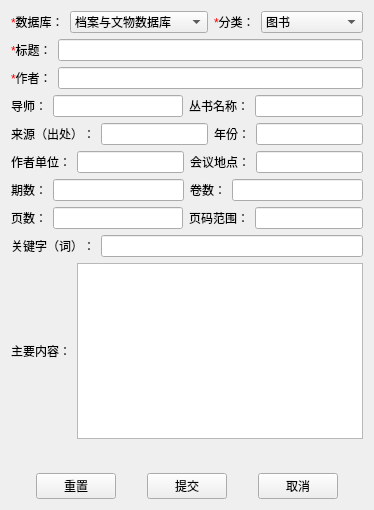
<?xml version="1.0" encoding="UTF-8"?>
<ui version="4.0">
 <class>InsertDetailWidget</class>
 <widget class="QWidget" name="InsertDetailWidget">
  <property name="geometry">
   <rect>
    <x>0</x>
    <y>0</y>
    <width>368</width>
    <height>510</height>
   </rect>
  </property>
  <property name="windowTitle">
   <string>Form</string>
  </property>
  <property name="windowIcon">
   <iconset>
    <normalon>:/PIC/成.gif</normalon>
   </iconset>
  </property>
  <layout class="QVBoxLayout" name="verticalLayout">
   <item>
    <layout class="QHBoxLayout" name="horizontalLayout_16">
     <item>
      <layout class="QHBoxLayout" name="horizontalLayout" stretch="0,2">
       <item>
        <widget class="QLabel" name="label">
         <property name="text">
          <string>&lt;html&gt;&lt;head/&gt;&lt;body&gt;&lt;p&gt;&lt;span style=&quot; color:#ff0000;&quot;&gt;*&lt;/span&gt;数据库：&lt;/p&gt;&lt;/body&gt;&lt;/html&gt;</string>
         </property>
        </widget>
       </item>
       <item>
        <widget class="QComboBox" name="comboBox_DB">
         <item>
          <property name="text">
           <string>档案与文物数据库</string>
          </property>
         </item>
         <item>
          <property name="text">
           <string>古代史料数据库</string>
          </property>
         </item>
         <item>
          <property name="text">
           <string>域外文献数据库</string>
          </property>
         </item>
         <item>
          <property name="text">
           <string>现代研究文献数据库</string>
          </property>
         </item>
        </widget>
       </item>
      </layout>
     </item>
     <item>
      <layout class="QHBoxLayout" name="horizontalLayout_2">
       <item>
        <widget class="QLabel" name="label_2">
         <property name="text">
          <string>&lt;html&gt;&lt;head/&gt;&lt;body&gt;&lt;p&gt;&lt;span style=&quot; color:#ff0000;&quot;&gt;*&lt;/span&gt;分类：&lt;/p&gt;&lt;/body&gt;&lt;/html&gt;</string>
         </property>
        </widget>
       </item>
       <item>
        <widget class="QComboBox" name="comboBox_FL">
         <item>
          <property name="text">
           <string>图书</string>
          </property>
         </item>
         <item>
          <property name="text">
           <string>期刊</string>
          </property>
         </item>
         <item>
          <property name="text">
           <string>报纸</string>
          </property>
         </item>
         <item>
          <property name="text">
           <string>学位论文</string>
          </property>
         </item>
         <item>
          <property name="text">
           <string>会议论文</string>
          </property>
         </item>
         <item>
          <property name="text">
           <string>调研报告</string>
          </property>
         </item>
         <item>
          <property name="text">
           <string>外国学者研究</string>
          </property>
         </item>
        </widget>
       </item>
      </layout>
     </item>
    </layout>
   </item>
   <item>
    <layout class="QHBoxLayout" name="horizontalLayout_17">
     <item>
      <layout class="QHBoxLayout" name="horizontalLayout_3">
       <item>
        <widget class="QLabel" name="label_3">
         <property name="text">
          <string>&lt;html&gt;&lt;head/&gt;&lt;body&gt;&lt;p&gt;&lt;span style=&quot; color:#ff0000;&quot;&gt;*&lt;/span&gt;标题：&lt;/p&gt;&lt;/body&gt;&lt;/html&gt;</string>
         </property>
        </widget>
       </item>
       <item>
        <widget class="QLineEdit" name="lineEdit_Title"/>
       </item>
      </layout>
     </item>
    </layout>
   </item>
   <item>
    <layout class="QHBoxLayout" name="horizontalLayout_4">
     <item>
      <widget class="QLabel" name="label_4">
       <property name="text">
        <string>&lt;html&gt;&lt;head/&gt;&lt;body&gt;&lt;p&gt;&lt;span style=&quot; color:#ff0000;&quot;&gt;*&lt;/span&gt;作者：&lt;/p&gt;&lt;/body&gt;&lt;/html&gt;</string>
       </property>
      </widget>
     </item>
     <item>
      <widget class="QLineEdit" name="lineEdit_Author"/>
     </item>
    </layout>
   </item>
   <item>
    <layout class="QHBoxLayout" name="horizontalLayout_12">
     <item>
      <widget class="QLabel" name="label_16">
       <property name="text">
        <string>导师：</string>
       </property>
      </widget>
     </item>
     <item>
      <widget class="QLineEdit" name="lineEdit_Teacher"/>
     </item>
     <item>
      <layout class="QHBoxLayout" name="horizontalLayout_14">
       <item>
        <widget class="QLabel" name="label_14">
         <property name="text">
          <string>丛书名称：</string>
         </property>
        </widget>
       </item>
       <item>
        <widget class="QLineEdit" name="lineEdit_Series"/>
       </item>
      </layout>
     </item>
    </layout>
   </item>
   <item>
    <layout class="QHBoxLayout" name="horizontalLayout_18">
     <item>
      <layout class="QHBoxLayout" name="horizontalLayout_5">
       <item>
        <widget class="QLabel" name="label_5">
         <property name="text">
          <string>&lt;html&gt;&lt;head/&gt;&lt;body&gt;&lt;p&gt;来源（出处）：&lt;/p&gt;&lt;/body&gt;&lt;/html&gt;</string>
         </property>
        </widget>
       </item>
       <item>
        <widget class="QLineEdit" name="lineEdit_Source"/>
       </item>
      </layout>
     </item>
     <item>
      <layout class="QHBoxLayout" name="horizontalLayout_6">
       <item>
        <widget class="QLabel" name="label_6">
         <property name="text">
          <string>&lt;html&gt;&lt;head/&gt;&lt;body&gt;&lt;p&gt;年份：&lt;/p&gt;&lt;/body&gt;&lt;/html&gt;</string>
         </property>
        </widget>
       </item>
       <item>
        <widget class="QLineEdit" name="lineEdit_Year"/>
       </item>
      </layout>
     </item>
    </layout>
   </item>
   <item>
    <layout class="QHBoxLayout" name="horizontalLayout_19">
     <item>
      <layout class="QHBoxLayout" name="horizontalLayout_13">
       <item>
        <widget class="QLabel" name="label_13">
         <property name="text">
          <string>作者单位：</string>
         </property>
        </widget>
       </item>
       <item>
        <widget class="QLineEdit" name="lineEdit_AuthorUnit"/>
       </item>
      </layout>
     </item>
     <item>
      <layout class="QHBoxLayout" name="horizontalLayout_8">
       <item>
        <widget class="QLabel" name="label_15">
         <property name="text">
          <string>会议地点：</string>
         </property>
        </widget>
       </item>
       <item>
        <widget class="QLineEdit" name="lineEdit_Venue"/>
       </item>
      </layout>
     </item>
    </layout>
   </item>
   <item>
    <layout class="QHBoxLayout" name="horizontalLayout_20">
     <item>
      <layout class="QHBoxLayout" name="horizontalLayout_11">
       <item>
        <widget class="QLabel" name="label_12">
         <property name="text">
          <string>期数：</string>
         </property>
        </widget>
       </item>
       <item>
        <widget class="QLineEdit" name="lineEdit_Periods"/>
       </item>
      </layout>
     </item>
     <item>
      <layout class="QHBoxLayout" name="horizontalLayout_7">
       <item>
        <widget class="QLabel" name="label_11">
         <property name="text">
          <string>卷数：</string>
         </property>
        </widget>
       </item>
       <item>
        <widget class="QLineEdit" name="lineEdit_Volumn"/>
       </item>
      </layout>
     </item>
    </layout>
   </item>
   <item>
    <layout class="QHBoxLayout" name="horizontalLayout_21">
     <item>
      <layout class="QHBoxLayout" name="horizontalLayout_10">
       <item>
        <widget class="QLabel" name="label_9">
         <property name="text">
          <string>页数：</string>
         </property>
        </widget>
       </item>
       <item>
        <widget class="QLineEdit" name="lineEdit_Pages"/>
       </item>
      </layout>
     </item>
     <item>
      <layout class="QHBoxLayout" name="horizontalLayout_9">
       <item>
        <widget class="QLabel" name="label_10">
         <property name="text">
          <string>页码范围：</string>
         </property>
        </widget>
       </item>
       <item>
        <widget class="QLineEdit" name="lineEdit_Atpage"/>
       </item>
      </layout>
     </item>
    </layout>
   </item>
   <item>
    <layout class="QHBoxLayout" name="horizontalLayout_15">
     <item>
      <widget class="QLabel" name="label_7">
       <property name="text">
        <string>关键字（词）：</string>
       </property>
      </widget>
     </item>
     <item>
      <widget class="QLineEdit" name="lineEdit_Keywords"/>
     </item>
    </layout>
   </item>
   <item>
    <layout class="QHBoxLayout" name="horizontalLayout_22">
     <item>
      <widget class="QLabel" name="label_8">
       <property name="text">
        <string>主要内容：</string>
       </property>
       <property name="alignment">
        <set>Qt::AlignLeading|Qt::AlignLeft|Qt::AlignVCenter</set>
       </property>
      </widget>
     </item>
     <item>
      <widget class="QTextEdit" name="textEdit_Abstract"/>
     </item>
    </layout>
   </item>
   <item>
    <layout class="QHBoxLayout" name="horizontalLayout_24" stretch="0,5,0">
     <item>
      <widget class="QPushButton" name="btn_File">
       <property name="maximumSize">
        <size>
         <width>58</width>
         <height>16777215</height>
        </size>
       </property>
       <property name="styleSheet">
        <string notr="true">QPushButton:hover{
iconSize:28 28;}</string>
       </property>
       <property name="text">
        <string/>
       </property>
       <property name="icon">
        <iconset>
         <normalon>:/PIC/READPDF.png</normalon>
        </iconset>
       </property>
       <property name="iconSize">
        <size>
         <width>26</width>
         <height>26</height>
        </size>
       </property>
       <property name="flat">
        <bool>true</bool>
       </property>
      </widget>
     </item>
     <item>
      <widget class="QLabel" name="label_File">
       <property name="font">
        <font>
         <pointsize>8</pointsize>
        </font>
       </property>
       <property name="text">
        <string/>
       </property>
       <property name="wordWrap">
        <bool>true</bool>
       </property>
      </widget>
     </item>
     <item>
      <spacer name="horizontalSpacer_5">
       <property name="orientation">
        <enum>Qt::Horizontal</enum>
       </property>
       <property name="sizeHint" stdset="0">
        <size>
         <width>40</width>
         <height>20</height>
        </size>
       </property>
      </spacer>
     </item>
    </layout>
   </item>
   <item>
    <layout class="QHBoxLayout" name="horizontalLayout_23">
     <item>
      <spacer name="horizontalSpacer">
       <property name="orientation">
        <enum>Qt::Horizontal</enum>
       </property>
       <property name="sizeHint" stdset="0">
        <size>
         <width>40</width>
         <height>20</height>
        </size>
       </property>
      </spacer>
     </item>
     <item>
      <widget class="QPushButton" name="btn_Reflesh">
       <property name="text">
        <string>重置</string>
       </property>
      </widget>
     </item>
     <item>
      <spacer name="horizontalSpacer_2">
       <property name="orientation">
        <enum>Qt::Horizontal</enum>
       </property>
       <property name="sizeHint" stdset="0">
        <size>
         <width>40</width>
         <height>20</height>
        </size>
       </property>
      </spacer>
     </item>
     <item>
      <widget class="QPushButton" name="btn_Save">
       <property name="text">
        <string>提交</string>
       </property>
      </widget>
     </item>
     <item>
      <spacer name="horizontalSpacer_4">
       <property name="orientation">
        <enum>Qt::Horizontal</enum>
       </property>
       <property name="sizeHint" stdset="0">
        <size>
         <width>40</width>
         <height>20</height>
        </size>
       </property>
      </spacer>
     </item>
     <item>
      <widget class="QPushButton" name="btn_cancel">
       <property name="text">
        <string>取消</string>
       </property>
      </widget>
     </item>
     <item>
      <spacer name="horizontalSpacer_3">
       <property name="orientation">
        <enum>Qt::Horizontal</enum>
       </property>
       <property name="sizeHint" stdset="0">
        <size>
         <width>40</width>
         <height>20</height>
        </size>
       </property>
      </spacer>
     </item>
    </layout>
   </item>
  </layout>
 </widget>
 <resources>
  <include location="../RES/img.qrc"/>
 </resources>
 <connections>
  <connection>
   <sender>btn_cancel</sender>
   <signal>released()</signal>
   <receiver>InsertDetailWidget</receiver>
   <slot>close()</slot>
   <hints>
    <hint type="sourcelabel">
     <x>292</x>
     <y>488</y>
    </hint>
    <hint type="destinationlabel">
     <x>183</x>
     <y>254</y>
    </hint>
   </hints>
  </connection>
 </connections>
</ui>
